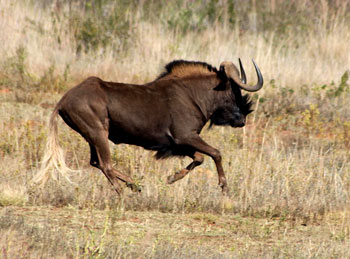
#> input picture opencv/commercial/Instructions/OpenCV_Basics/image.jpg, 350 x 259 px, given in place of the camera
$ python contourExperiment.py   (Python 2 division)   (older library calls are emulated)
#> lines starting #> are read from the running program, lines starting #| are printed output that depends on the picture; after the words box and inside, x2 and y2 are one past the last pixel; in counts of white or black regions, pixels touching at a corner belong together
"""
Display three views:
    original frame
    mask
    resultant frame
whenever user clicks in original frame, color is specified
this color becomes the new mask color
The system then creates a contour around the largest object of that color on the screen, and a crosshair follows after that object
"""

import cv2
import numpy as np

color = np.array([0,0,0])
# CRAN = 20
# CRanArr = np.array([20, 10, 10])
# try (0, 50, 10)
def findHSV(bgr):
    "convert BGR array to HSV"
    bgr = np.uint8([[bgr]])
    hsv = cv2.cvtColor(bgr, cv2.COLOR_BGR2HSV)
    return hsv

def drawXHair(img, y, x):
    # 20 pt radius
    color = (0,0,255)
    # color = tuple(col[0][0])
    # print type(col)
    # print(col)
    radius = 20
    thickn = 2
    cv2.circle(img, (int(x), int(y)), 20, color, thickn)
    cv2.line(img, (x-radius, y), (x+radius, y), color, thickn)
    cv2.line(img, (x, y-radius), (x, y+radius), color, thickn)


def colorSelect(event, x, y, flags, param):
    global color
    if event == cv2.EVENT_LBUTTONUP:
        color_rgb = frame[y, x, 0:3]
        color = findHSV(color_rgb)
        print(color)

def doNothing(x):
    pass

cap = cv2.VideoCapture(0)
cv2.namedWindow('frame')
cv2.setMouseCallback('frame', colorSelect)

cv2.namedWindow('trackbars')
cv2.createTrackbar('H', 'trackbars', 0, 50, doNothing)
cv2.createTrackbar('S', 'trackbars', 50, 50, doNothing)
cv2.createTrackbar('V', 'trackbars', 10, 50, doNothing)
while(1):
    dh = cv2.getTrackbarPos('H', 'trackbars')
    ds = cv2.getTrackbarPos('S', 'trackbars')
    dv = cv2.getTrackbarPos('V', 'trackbars')
    CRanArr = np.array([dh, ds, dv])
    # take each frame
    _, frame = cap.read()
#> frame is the input picture: shape (259, 350, 3); mean B, G, R 113.2, 147.9, 171.8

    # convert BGR to HSV
    hsv = cv2.cvtColor(frame, cv2.COLOR_BGR2HSV)
#> hsv: shape (259, 350, 3); mean H, S, V 18.8, 94.4, 171.9

    # define range of blue color in HSV
    # lower_color = color + np.array([-CRAN, -CRAN, -CRAN])
    # upper_color = color + np.array([CRAN, CRAN, CRAN])
    lower_color = color - CRanArr
    upper_color = color + CRanArr
    # print lower_color , '|' , upper_color
    # threshold the HSV image to get only blue colors
    mask = cv2.inRange(hsv, lower_color, upper_color)
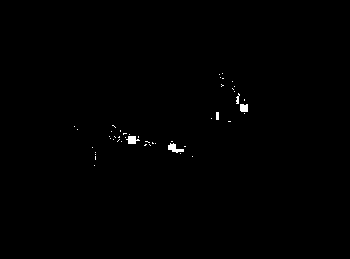
#> mask: shape (259, 350); 0.38% white; 48 white regions (43 under 20 px), largest, box (x1, y1, x2, y2) and area: (168, 143, 184, 153) 82, (126, 136, 140, 144) 72, (240, 104, 248, 112) 61, (236, 93, 240, 104) 24, (216, 112, 219, 120) 24
    # Noise removal experimentation
    kernel = np.ones((20,20), np.uint8)
    mask = cv2.morphologyEx(mask, cv2.MORPH_CLOSE, kernel)
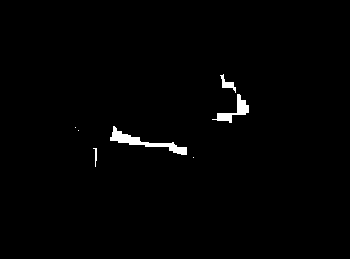
#> mask: shape (259, 350); 1.1% white; 7 white regions (3 under 20 px)
    # mask = cv2.erode(mask, kernel, iterations = 1)
    # mask = cv2.dilate(mask, kernel, iterations=5)

    ret, thresh = cv2.threshold(mask, 127, 255, 0)
    im2, contours, hierarchy = cv2.findContours(thresh, cv2.RETR_TREE, cv2.CHAIN_APPROX_SIMPLE)
#> contours = 7 contours, 4 with area under 20; largest, box (x1, y1, x2, y2) and area: (110, 126, 187, 155) 452, (212, 94, 249, 123) 262, (220, 74, 236, 93) 78
    # cv2.drawContours(mask, contours, -1, 150,  3)

    area = 0
    largest_contour = 0
    for i in xrange(len(contours)):
        if cv2.contourArea(contours[i])>area:
            largest_contour = i
#> this loop made 7 passes

    cv2.drawContours(mask, contours, largest_contour, 150,  3)
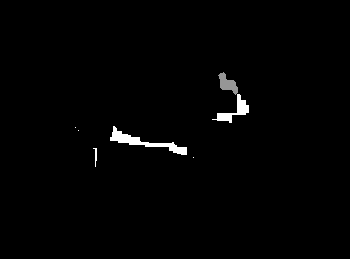
#> mask: shape (259, 350); 0.25% of pixels changed, all inside (x1, y1, x2, y2) = (218, 72, 238, 95)
    print len(contours)
#| 7
    if len(contours)>0:
        M = cv2.moments(contours[largest_contour])
#> M = moments, m00 77.5, centre m10/m00, m01/m00 = (227.1, 83.62)
        if M['m00']>0:
            cx = int(M['m10']/(M['m00']))
#> cx = 227
            cy = int(M['m01']/(M['m00']))
#> cy = 83
            print cx ,'|', cy
#| 227 | 83
            drawXHair(frame, cy, cx)
#> in drawXHair, `cv2.line(img, (x-radius, y), (x+radius, y), color, thickn)`:
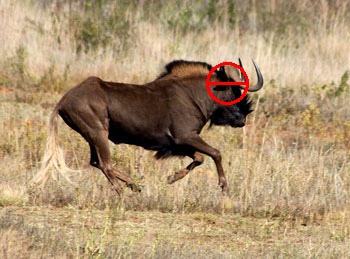
#> img: shape (259, 350, 3); mean B, G, R 112.8, 147.4, 172.6
#> in drawXHair, `cv2.line(img, (x, y-radius), (x, y+radius), color, thickn)`:
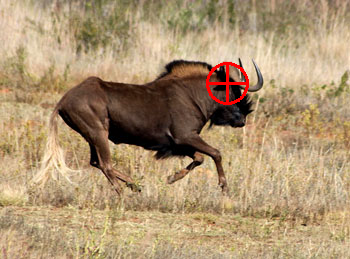
#> img: shape (259, 350, 3); 0.11% of pixels changed, all inside (x1, y1, x2, y2) = (226, 65, 229, 102)
            print(color)
    # bitwise-AND mask and original image
    res = cv2.bitwise_and(frame, frame, mask= mask)
    cv2.imshow('frame', frame)
    cv2.imshow('mask', mask)
    cv2.imshow('res', res)
    k = cv2.waitKey(5) & 0xFF
#> (key Esc is pressed here)
    if k == 27:
        break

cv2.destroyAllWindows()
